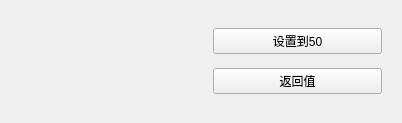
<?xml version="1.0" encoding="UTF-8"?>
<ui version="4.0">
 <class>Form1</class>
 <widget class="QWidget" name="Form1">
  <property name="geometry">
   <rect>
    <x>0</x>
    <y>0</y>
    <width>402</width>
    <height>123</height>
   </rect>
  </property>
  <property name="windowTitle">
   <string>Form</string>
  </property>
  <layout class="QHBoxLayout" name="horizontalLayout">
   <item>
    <widget class="SmallWidget" name="widget" native="true"/>
   </item>
   <item>
    <widget class="QWidget" name="widget_2" native="true">
     <layout class="QVBoxLayout" name="verticalLayout">
      <item>
       <widget class="QPushButton" name="btn1">
        <property name="text">
         <string>设置到50</string>
        </property>
       </widget>
      </item>
      <item>
       <widget class="QPushButton" name="btn2">
        <property name="text">
         <string>返回值</string>
        </property>
       </widget>
      </item>
     </layout>
    </widget>
   </item>
  </layout>
 </widget>
 <customwidgets>
  <customwidget>
   <class>SmallWidget</class>
   <extends>QWidget</extends>
   <header location="global">smallwidget.h</header>
   <container>1</container>
  </customwidget>
 </customwidgets>
 <resources/>
 <connections/>
</ui>
